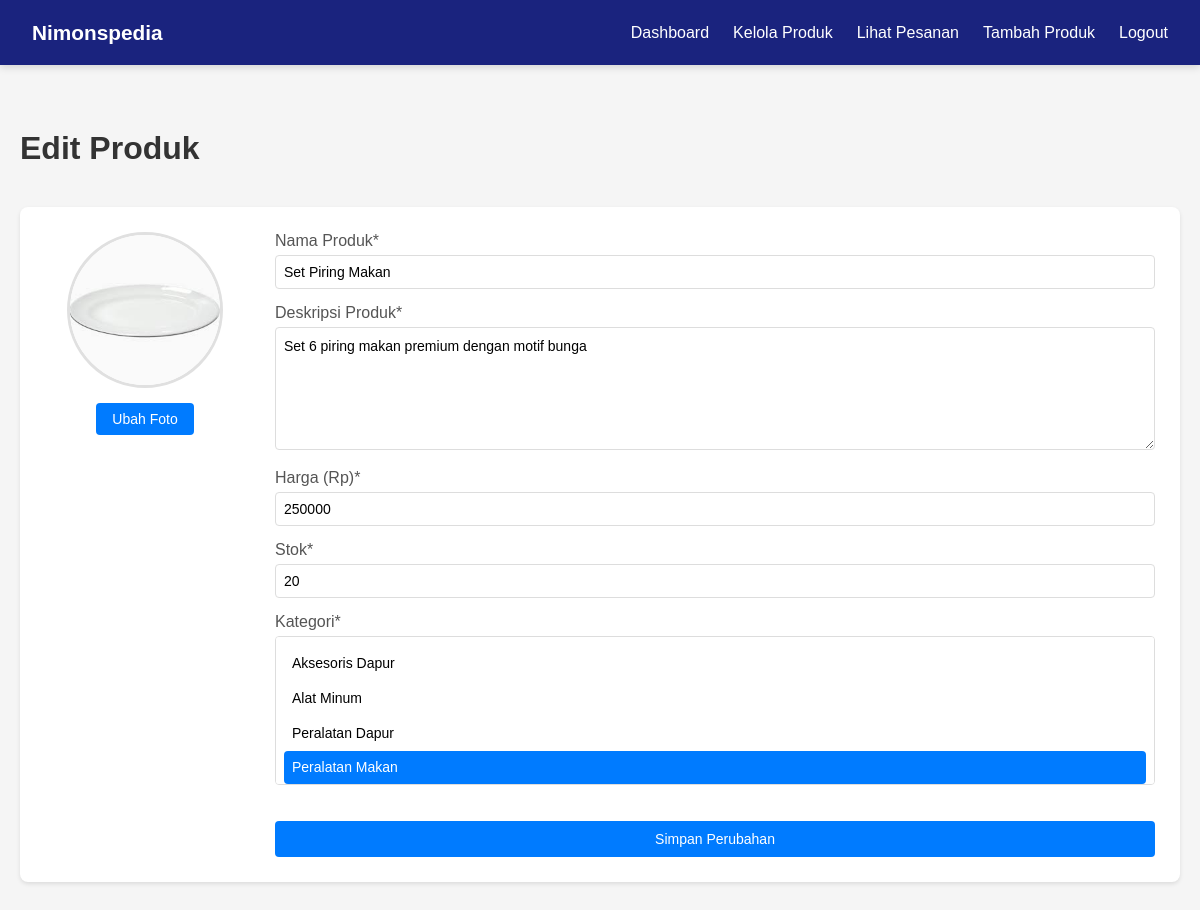
/php/src/public/seller/edit_produk.php?id=2 (signed in), run on the app's committed database.
### tables this page shows
CREATE TABLE IF NOT EXISTS products (
    product_id INT AUTO_INCREMENT PRIMARY KEY,
    store_id INT NOT NULL,
    product_name VARCHAR(255) NOT NULL,
    description TEXT,
    price INT NOT NULL,
    stock INT DEFAULT 0,
    main_image_path VARCHAR(255),
    created_at DATETIME DEFAULT CURRENT_TIMESTAMP,
    updated_at DATETIME DEFAULT CURRENT_TIMESTAMP ON UPDATE CURRENT_TIMESTAMP,
    deleted_at DATETIME DEFAULT NULL,
    FOREIGN KEY (store_id) REFERENCES stores(store_id)
);

### php/src/app/models/product.php (called while the page is built, shortened)
<?php
class Product {
    private $conn;
    private $table = "products";
    public function __construct($conn) {
        $this->conn = $conn;
    }
    public function getProductById(int $productId): ?array {
        try {
            $stmt = $this->conn->prepare("
                SELECT p.*, s.store_id
                FROM {$this->table} p
                INNER JOIN stores s ON p.store_id = s.store_id
                WHERE p.product_id = ? AND p.deleted_at IS NULL
            ");
            $stmt->bind_param("i", $productId);
            if (!$stmt->execute()) {
                throw new \Exception("Execute failed: " . $stmt->error);
            }
            $result = $stmt->get_result();
            $product = $result->fetch_assoc();
            $catStmt = $this->conn->prepare("SELECT category_id FROM category_items WHERE product_id = ?");
            $catStmt->bind_param("i", $productId);
            $catStmt->execute();
            $catRes = $catStmt->get_result();
            $categoryIds = [];
            while ($catRow = $catRes->fetch_assoc()) {
                $categoryIds[] = $catRow['category_id'];
            }
            $product['category_ids'] = $categoryIds;
            return $product;
        } catch (\Exception $e) {
            error_log("Error in getProductById: " . $e->getMessage());
            return null;
        }
    }
}

### php/src/app/models/category.php (called while the page is built, shortened)
<?php
class Category {
    private $conn;
    private $table = "categories";
    public function __construct($conn) {
        $this->conn = $conn;
    }
    public function getAll() {
        $result = $this->conn->query("SELECT * FROM {$this->table} ORDER BY name ASC");
        return $result->fetch_all(MYSQLI_ASSOC);
    }
}

### php/src/public/seller/edit_produk.php (the view, shortened to what this page needs)
<?php
require_once(__DIR__ . '/../../app/config/db.php');
require_once(__DIR__ . '/../../app/models/product.php');
require_once(__DIR__ . '/../../app/models/category.php');
$productId = isset($_GET['id']) ? (int)$_GET['id'] : 0;
$productModel = new Product($conn);
$categoryModel = new Category($conn);
try {
    $product = $productModel->getProductById($productId);
    $categories = $categoryModel->getAll();
    $productCategories = $product['category_ids'] ?? [];
} catch (\Exception $e) {
    header('Location: /seller/kelola_produk.php');
    exit;
}
?>
<!DOCTYPE html>
<html lang="en">
<head>
    <link rel="stylesheet" href="../assets/css/editProduk.css">
</head>
<body>
    <?php include_once(__DIR__ . '/../../app/components/navbar.php'); ?>
    <div class="container">
        <div class="header">
            <h1>Edit Produk</h1>
        </div>
        <form id="editProductForm" class="product-edit-form" method="POST" enctype="multipart/form-data">
            <div class="product-image-section">
                <div class="product-image">
                    <img id="productImagePreview" src="<?= htmlspecialchars($product['main_image_path']) ?>" alt="Gambar Produk">
                </div>
                <div class="image-controls">
                    <label for="productImage" class="upload-image-btn">Ubah Foto</label>
                </div>
            </div>
            <div class="form-fields-container">
                <div class="form-group">
                    <label for="productName">Nama Produk*</label>
                    <input type="text" id="productName" name="productName" value="<?= htmlspecialchars($product['product_name']) ?>" required>
                </div>
                <div class="form-group">
                    <label for="productDescription">Deskripsi Produk*</label>
                    <textarea id="productDescription" name="productDescription" rows="5" required><?= htmlspecialchars($product['description']) ?></textarea>
                </div>
                <div class="form-group">
                    <label for="productPrice">Harga (Rp)*</label>
                    <input type="number" id="productPrice" name="productPrice" value="<?= htmlspecialchars($product['price']) ?>" required min="0">
                </div>
                <div class="form-group">
                    <label for="productStock">Stok*</label>
                    <input type="number" id="productStock" name="productStock" value="<?= htmlspecialchars($product['stock']) ?>" required min="0">
                </div>
                <div class="form-group">
                    <label for="categories">Kategori*</label>
                    <select id="categories" name="categories[]" multiple required>
                        <?php foreach ($categories as $category): ?>
                            <option value="<?= htmlspecialchars($category['category_id']) ?>"
                                <?= in_array($category['category_id'], $productCategories) ? 'selected' : '' ?>>
                                <?= htmlspecialchars($category['name']) ?>
                            </option>
                        <?php endforeach; ?>
                    </select>
                </div>
                <button type="submit" id="submitButton" class="save-button">Simpan Perubahan</button>
            </div>
        </form>
    </div>
</body>
</html>

### php/src/public/assets/css/editProduk.css (style rules this page uses)
body { font-family: Arial, sans-serif; background-color: #f5f5f5; margin: 0; padding: 0; }
.container { max-width: 1200px; margin: 0 auto; padding: 20px; }
.header { margin: 40px 0; }
.header h1 { margin: 40px 0; color: #333; }
.product-edit-form { background-color: #fff; padding: 25px; border-radius: 8px; box-shadow: 0 2px 4px rgba(0, 0, 0, 0.1); margin: 30px 0; display: flex; gap: 30px; align-items: flex-start; }
.product-image-section { flex: 0 0 auto; width: 200px; display: flex; flex-direction: column; align-items: center; gap: 15px; margin-bottom: 0; }
.product-image { width: 150px; height: 150px; border-radius: 50%; overflow: hidden; border: 3px solid #e0e0e0; }
.product-image img { width: 100%; height: 100%; object-fit: cover; }
.image-controls { display: flex; gap: 10px; }
.upload-image-btn { display: inline-block; padding: 8px 16px; background-color: #007bff; color: white; border-radius: 4px; cursor: pointer; font-size: 14px; transition: background-color 0.2s; }
.form-fields-container { flex: 1; }
.form-group { margin-bottom: 15px; }
.form-group label { display: block; margin-bottom: 5px; color: #555; font-weight: 500; }
.form-group input[type="text"], .form-group input[type="number"], .form-group textarea { width: 100%; padding: 8px; border: 1px solid #ddd; border-radius: 4px; font-size: 14px; box-sizing: border-box; font-family: Arial, sans-serif; }
.form-group textarea { resize: vertical; min-height: 80px; line-height: 1.5; }
.form-group select[multiple] { width: 100%; padding: 8px; border: 1px solid #ddd; border-radius: 4px; font-size: 14px; min-height: 120px; box-sizing: border-box; }
.form-group select[multiple] option { padding: 8px; margin: 2px 0; border-radius: 4px; }
.form-group select[multiple] option:checked { background-color: #007bff; color: white; }
.save-button { margin-top: 20px; padding: 10px 20px; background-color: #007bff; color: white; border: none; border-radius: 4px; cursor: pointer; font-size: 14px; width: 100%; transition: background-color 0.2s; }

### php/src/public/assets/css/navbar.css (style rules this page uses)
body { margin: 0; padding-top: 70px; }

### data on the page
products: main_image_path (picture), productName "Set Piring Makan", productDescription "Set 6 piring makan premium dengan motif bunga", productPrice "250000", productStock "20"

### other printed values
form field value "Aksesoris Dapur / Alat Minum / Peralatan Dapur / Peralatan Makan ☑"
